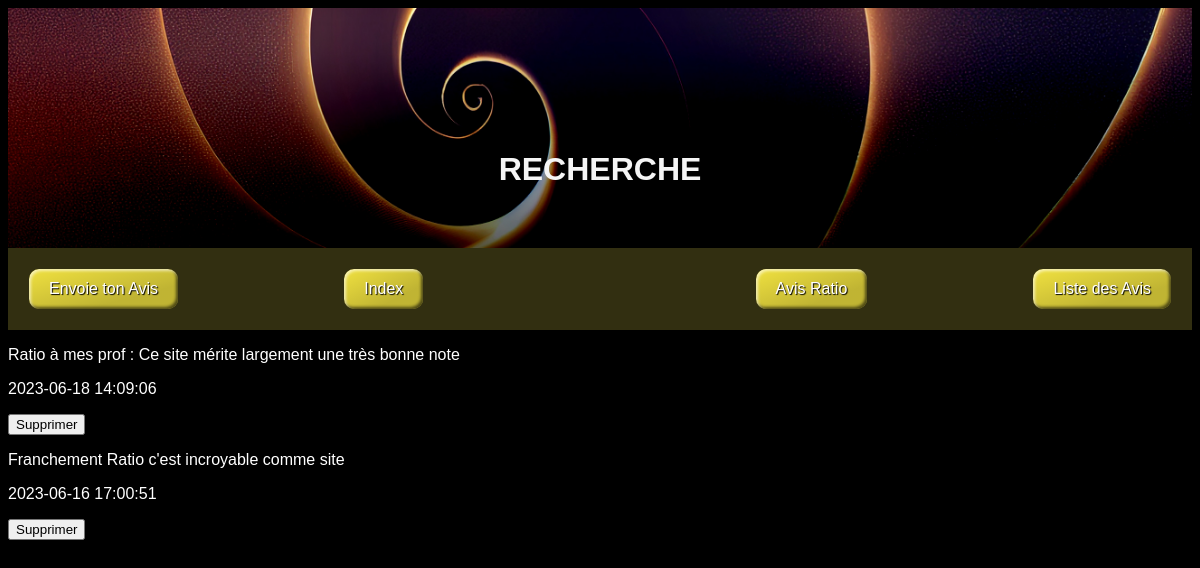
The app's page /ratio.php with its own data.
### tables this page shows
CREATE TABLE `tweets` (
  `id` int NOT NULL,
  `contenu_du_tweet` varchar(240) NOT NULL,
  `date_de_creation` datetime NOT NULL DEFAULT CURRENT_TIMESTAMP
);

### ratio.php (the view, shortened to what this page needs)
<?php
require "template/database.php";
$search = $database->prepare("SELECT * FROM tweets WHERE contenu_du_tweet LIKE '%Ratio%' ORDER BY date_de_creation DESC");
$search->execute();
$searchTweet = $search->fetchAll(PDO::FETCH_ASSOC);
?>
<head>
    <link rel="stylesheet" href="style.css">
</head>
<body>
    <div class="container">
        <img src="img/JAPBG.jpg" alt="Image japonaise pour mieux te RATIO" style="width:100%;">
        <div class="centered" style ="color:whitesmoke"><h1>RECHERCHE</h1></div>
        <section class="container">
        <article class="menu">
        <a href="envoyervosavis.php">
        <div class="bloc-1">
            <input class="favorite styled"
            type="button"
            value="Envoie ton Avis">
        </div>
        </a>
        <div class="bloc-2">
        <a href="index.php">
        <input class="favorite styled"
            type="button"
            value="Index">
        </div>
        <div class="bloc-3">
        <a href="ratio.php">
        <input class="favorite styled"
            type="button"
            value="Avis Ratio">
        </a>
        </div>
        <div class="bloc-4">
        <a href="avis.php">
        <input class="favorite styled"
            type="button"
            value="Liste des Avis">
        </a>
        </div>
        </article>
        </section>
    </div>
<?php foreach ($searchTweet as $twit) { ?>
    <div>
        <p><?= $twit['contenu_du_tweet'] ?></p>
        <p><?=$twit['date_de_creation']?></p>
        <form action="delete.php" method="POST">
            <button type="submit">Supprimer</button>
        </form>
    </div>
<?php } ?>
</body>

### style.css (style rules this page uses)
img { max-width : 100%; height : auto; }
body { font-family :'Gill Sans', 'Gill Sans MT', Calibri, 'Trebuchet MS', sans-serif; background-color: black; }
p { color:white; }
.container { position: relative; text-align: center; color: white; }
.centered { position: absolute; top: 50%; left: 50%; transform: translate(-50%, -50%); }
.menu { padding: 20px; border:1px solid #322F11; background-color: #322F11; display: flex; align-items: center; justify-content: space-between; }
.styled { border: 0; line-height: 2.5; padding: 0 20px; font-size: 1rem; text-align: center; color: #fff; text-shadow: 1px 1px 1px #000; border-radius: 10px; background-color: #F0E140; background-image: linear-gradient(to top left, rgba(0, 0, 0, 0.2), rgba(0, 0, 0, 0.2) 30%, rgba(0, 0, 0, 0)); box-shadow: inset 2px 2px 3px rgba(255, 255, 255, 0.6), inset -2px -2px 3px rgba(0, 0, 0, 0.6); }

### records on screen
tweets: contenu_du_tweet "Ratio à mes prof : Ce site mérite largement une très bonne note", date_de_creation "2023-06-18 14:09:06"
tweets: contenu_du_tweet "Franchement Ratio c'est incroyable comme site", date_de_creation "2023-06-16 17:00:51"
